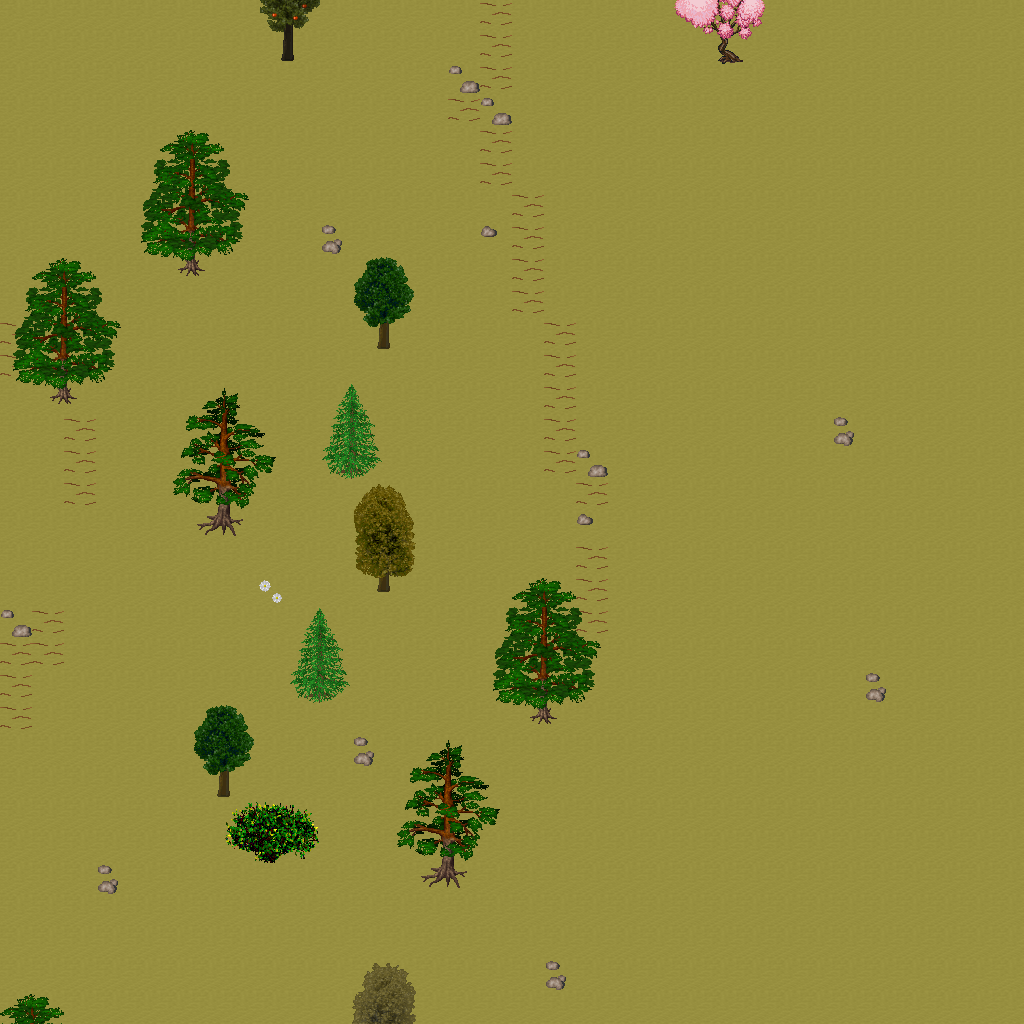

The image is a tile-based game level rendered from a .tmx file. Its description and source (layers, tilesets, objects; grid data summarised) follow:
An orthogonal 32x32 tile map with 32x32 px tiles, 5 tile layers (Ground, Objects, Objects2, Above, ...), 1 hidden layer not drawn, 34 tilesets.

<map version="1.10" tiledversion="1.11.0" orientation="orthogonal" renderorder="right-down" width="32" height="32" tilewidth="32" tileheight="32" infinite="0" nextlayerid="11" nextobjectid="1">
 <tileset firstgid="1" name="ground_ground" tilewidth="32" tileheight="32" tilecount="33" columns="3">
  <image source="../drawable/ground_ground.png" width="96" height="352" />
 </tileset>
 <tileset firstgid="34" name="ground_rock_pebbles" tilewidth="32" tileheight="32" tilecount="3" columns="1">
  <image source="../drawable/ground_rock_pebbles.png" width="32" height="96" />
 </tileset>
 <tileset firstgid="37" name="ground_grass_edges" tilewidth="32" tileheight="32" tilecount="36" columns="12">
  <image source="../drawable/ground_grass_edges.png" width="384" height="96" />
 </tileset>
 <tileset firstgid="73" name="plant_flower_daisy_white" tilewidth="32" tileheight="32" tilecount="8" columns="2">
  <image source="../drawable/plant_flower_daisy_white.png" width="64" height="128" />
 </tileset>
 <tileset firstgid="81" name="ground_ridge_earth_dark" tilewidth="32" tileheight="32" tilecount="96" columns="12">
  <image source="../drawable/ground_ridge_earth_dark.png" width="384" height="256" />
 </tileset>
 <tileset firstgid="177" name="plant_grasses" tilewidth="32" tileheight="32" tilecount="6" columns="3">
  <image source="../drawable/plant_grasses.png" width="96" height="64" />
 </tileset>
 <tileset firstgid="183" name="ground_earth_edges" tilewidth="32" tileheight="32" tilecount="18" columns="6">
  <image source="../drawable/ground_earth_edges.png" width="192" height="96" />
 </tileset>
 <tileset firstgid="201" name="item_statue_green_stone_3" tilewidth="32" tileheight="32" tilecount="3" columns="1">
  <image source="../drawable/item_statue_green_stone_3.png" width="32" height="96" />
 </tileset>
 <tileset firstgid="204" name="ground_rock_rocks_2" tilewidth="32" tileheight="32" tilecount="4" columns="2">
  <image source="../drawable/ground_rock_rocks_2.png" width="64" height="64" />
 </tileset>
 <tileset firstgid="208" name="item_corpse_huge_animal" tilewidth="32" tileheight="32" tilecount="16" columns="2">
  <image source="../drawable/item_corpse_huge_animal.png" width="64" height="256" />
 </tileset>
 <tileset firstgid="224" name="item_statue_green_stone" tilewidth="32" tileheight="32" tilecount="12" columns="4">
  <image source="../drawable/item_statue_green_stone.png" width="128" height="96" />
 </tileset>
 <tileset firstgid="236" name="logic_creature_animal" tilewidth="32" tileheight="32" tilecount="32" columns="8">
  <image source="../drawable/logic_creature_animal.png" width="256" height="128" />
 </tileset>
 <tileset firstgid="268" name="logic_collision" tilewidth="32" tileheight="32" tilecount="1" columns="1">
  <image source="../drawable/logic_collision.png" width="32" height="32" />
 </tileset>
 <tileset firstgid="269" name="plant_tree_taller_trees" tilewidth="32" tileheight="32" tilecount="32" columns="8">
  <image source="../drawable/plant_tree_taller_trees.png" width="256" height="128" />
 </tileset>
 <tileset firstgid="301" name="plant_tree_spruce" tilewidth="32" tileheight="32" tilecount="6" columns="2">
  <image source="../drawable/plant_tree_spruce.png" width="64" height="96" />
 </tileset>
 <tileset firstgid="307" name="plant_bush_bush_mult_colored" tilewidth="32" tileheight="32" tilecount="6" columns="3">
  <image source="../drawable/plant_bush_bush_mult_colored.png" width="96" height="64" />
 </tileset>
 <tileset firstgid="313" name="plant_bush_bush_pinks" tilewidth="32" tileheight="32" tilecount="4" columns="2">
  <image source="../drawable/plant_bush_bush_pinks.png" width="64" height="64" />
 </tileset>
 <tileset firstgid="317" name="plant_flower_flower_bed_1" tilewidth="32" tileheight="32" tilecount="35" columns="7">
  <image source="../drawable/plant_flower_flower_bed_1.png" width="224" height="160" />
 </tileset>
 <tileset firstgid="352" name="plant_flower_small_flower_bed" tilewidth="32" tileheight="32" tilecount="12" columns="3">
  <image source="../drawable/plant_flower_small_flower_bed.png" width="96" height="128" />
 </tileset>
 <tileset firstgid="364" name="plant_flower_small_flower_bed_2" tilewidth="32" tileheight="32" tilecount="12" columns="3">
  <image source="../drawable/plant_flower_small_flower_bed_2.png" width="96" height="128" />
 </tileset>
 <tileset firstgid="376" name="furniture_chair_bench_wooden" tilewidth="32" tileheight="32" tilecount="8" columns="2">
  <image source="../drawable/furniture_chair_bench_wooden.png" width="64" height="128" />
 </tileset>
 <tileset firstgid="384" name="building_decoration_pool" tilewidth="32" tileheight="32" tilecount="9" columns="3">
  <image source="../drawable/building_decoration_pool.png" width="96" height="96" />
 </tileset>
 <tileset firstgid="393" name="building_decoration_stone_details" tilewidth="32" tileheight="32" tilecount="4" columns="2">
  <image source="../drawable/building_decoration_stone_details.png" width="64" height="64" />
 </tileset>
 <tileset firstgid="397" name="building_decoration_orbpedestal" tilewidth="32" tileheight="32" tilecount="2" columns="1">
  <image source="../drawable/building_decoration_orbpedestal.png" width="32" height="64" />
 </tileset>
 <tileset firstgid="399" name="object_birds" tilewidth="32" tileheight="32" tilecount="4" columns="2">
  <image source="../drawable/object_birds.png" width="64" height="64" />
 </tileset>
 <tileset firstgid="403" name="building_gazebo" tilewidth="32" tileheight="32" tilecount="21" columns="3">
  <image source="../drawable/building_gazebo.png" width="96" height="224" />
 </tileset>
 <tileset firstgid="424" name="ground_green_paving" tilewidth="32" tileheight="32" tilecount="18" columns="3">
  <image source="../drawable/ground_green_paving.png" width="96" height="192" />
 </tileset>
 <tileset firstgid="442" name="plant_tree_pine_tree" tilewidth="32" tileheight="32" tilecount="20" columns="4">
  <image source="../drawable/plant_tree_pine_tree.png" width="128" height="160" />
 </tileset>
 <tileset firstgid="462" name="plant_tree_pine_tree_1" tilewidth="32" tileheight="32" tilecount="20" columns="4">
  <image source="../drawable/plant_tree_pine_tree_1.png" width="128" height="160" />
 </tileset>
 <tileset firstgid="482" name="plant_tree_cherry_blossom_tree" tilewidth="32" tileheight="32" tilecount="9" columns="3">
  <image source="../drawable/plant_tree_cherry_blossom_tree.png" width="96" height="96" />
 </tileset>
 <tileset firstgid="491" name="logic_item_fruits" tilewidth="32" tileheight="32" tilecount="16" columns="8">
  <image source="../drawable/logic_item_fruits.png" width="256" height="64" />
 </tileset>
 <tileset firstgid="507" name="plant_bushes_and_trees" tilewidth="32" tileheight="32" tilecount="144" columns="16">
  <image source="../drawable/plant_bushes_and_trees.png" width="512" height="289" />
 </tileset>
 <tileset firstgid="651" name="plant_bush_leafy" tilewidth="32" tileheight="32" tilecount="48" columns="8">
  <image source="../drawable/plant_bush_leafy.png" width="256" height="192" />
 </tileset>
 <tileset firstgid="699" name="plant_bush_flowering" tilewidth="32" tileheight="32" tilecount="72" columns="8">
  <image source="../drawable/plant_bush_flowering.png" width="256" height="288" />
 </tileset>
 <layer id="1" name="Ground" width="32" height="32">
  <data>[1024 cells, 1024 non-empty, 1 distinct tile ids]</data>
 </layer>
 <layer id="2" name="Objects" width="32" height="32">
  <data>[1024 cells, 68 non-empty, 21 distinct tile ids]</data>
 </layer>
 <layer id="3" name="Objects2" width="32" height="32">
  <data>[1024 cells, 1 non-empty, 1 distinct tile ids]</data>
 </layer>
 <layer id="4" name="Above" width="32" height="32">
  <data>[1024 cells, 85 non-empty, 58 distinct tile ids]</data>
 </layer>
 <layer id="5" name="Above2" width="32" height="32">
  <data>[1024 cells, 28 non-empty, 14 distinct tile ids]</data>
 </layer>
 <layer id="6" name="Walkable" width="32" height="32" visible="0">
  <data>[1024 cells, 26 non-empty, 1 distinct tile ids]</data>
 </layer>
 <objectgroup id="7" name="Mapevents" />
 <objectgroup id="8" name="Spawn" />
 <objectgroup id="9" name="Keys" />
 <objectgroup id="10" name="Replace" />
</map>
